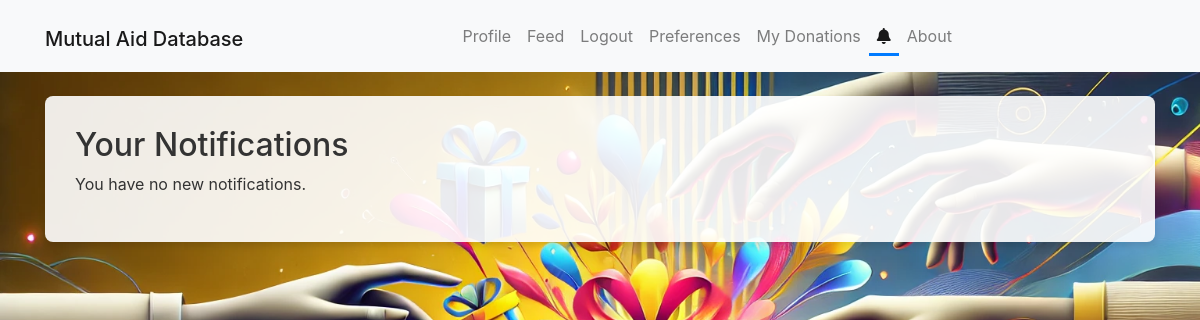
The page /notifications (signed in) on the database as committed earlier.
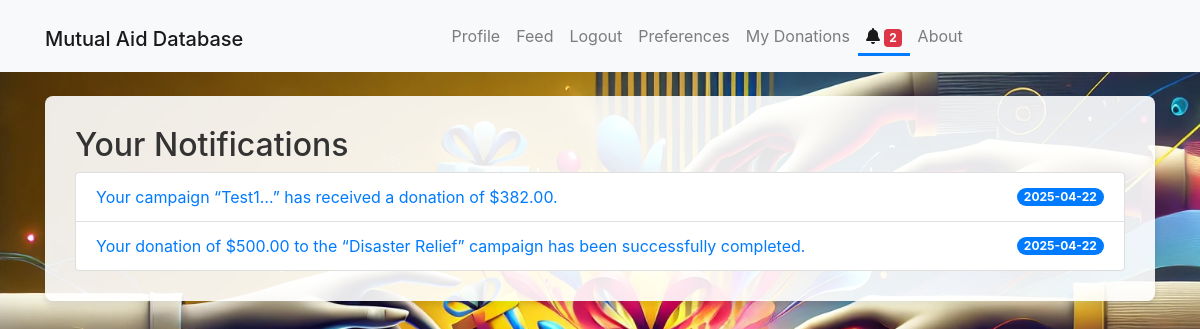
The same page on the database as committed later.
### app/models.py (models this page shows, shortened)
class Notification(db.Model):
    __tablename__ = 'notification'
    id = db.Column(db.Integer, primary_key=True)
    user_id = db.Column(db.Integer, db.ForeignKey('users.id'), nullable=False)  # The subscriber
    post_id = db.Column(db.Integer, db.ForeignKey('post.id'), nullable=False)    # The post triggering the notification
    message = db.Column(db.String(255), nullable=True)
    is_read = db.Column(db.Boolean, default=False, nullable=False)
    timestamp = db.Column(db.DateTime, default=datetime.utcnow, nullable=False)

### app/routes.py (the view)
@main.route('/notifications')
def notifications():
    if 'user_id' not in session:
        flash('Please log in to see notifications.', 'warning')
        return redirect(url_for('main.login'))
    user_id = session['user_id']
    notifications = Notification.query.filter_by(user_id=user_id, is_read=False).order_by(Notification.timestamp.desc()).all()
    return render_template('notifications.html', notifications=notifications)

### app/__init__.py (called while the page is built)
@app.context_processor
def inject_notification_count():
    from app.models import Notification  # avoid circular import issues if needed
    if 'user_id' in session:
        count = Notification.query.filter_by(user_id=session['user_id'], is_read=False).count()
    else:
        count = 0
    print(f"Notification count: {count}")
    return dict(notification_count=count)

### app/templates/notifications.html (shortened to what this page needs)
{% extends "base.html" %}
{% block content %}
<div class="form-container">
<h2>Your Notifications</h2>
{% if notifications %}
  <ul class="list-group">
    {% for notification in notifications %}
      <li class="list-group-item d-flex justify-content-between align-items-center">
        <a href="{{ url_for('main.read_notification', notif_id=notification.id) }}">
          {{ notification.message }}
        </a>
        <span class="badge badge-primary badge-pill">{{ notification.timestamp.strftime('%Y-%m-%d') }}</span>
      </li>
    {% endfor %}
  </ul>
</div>
{% else %}
  <p>You have no new notifications.</p>
{% endif %}
{% endblock %}

### app/templates/base.html (shortened to what this page needs)
<!DOCTYPE html>
<html lang="en">
<head>
  <link rel="stylesheet" href="https://stackpath.bootstrapcdn.com/bootstrap/4.5.2/css/bootstrap.min.css">
  <link rel="stylesheet" href="https://cdnjs.cloudflare.com/ajax/libs/font-awesome/6.1.1/css/all.min.css">
  <link rel="stylesheet" href="{{ url_for('static', filename='css/style.css') }}">
</head>
<body>
  <nav class="navbar navbar-expand-lg navbar-light bg-light">
    <div class="container justify-content-center">
      <h1><a class="navbar-brand " href="{{ url_for('main.welcome') }}">Mutual Aid Database</a></h1>
      <div class="collapse navbar-collapse justify-content-center" id="navbarCentered">
        <ul class="navbar-nav">
          {% if session.get('user_id') %}
            <li class="nav-item">
              <a class="nav-link {% if request.endpoint=='main.profile' %}active{% endif %}" href="{{ url_for('main.profile') }}">Profile</a>
            </li>
            <li class="nav-item">
              <a class="nav-link {% if request.endpoint=='main.feed' %}active{% endif %}" href="{{ url_for('main.feed') }}">Feed</a>
            </li>
            <li class="nav-item">
              <a class="nav-link {% if request.endpoint=='main.logout' %}active{% endif %}" href="{{ url_for('main.logout') }}">Logout</a>
            </li>
            <li class="nav-item">
              <a class="nav-link {% if request.endpoint=='main.preferences' %}active{% endif %}" href="{{ url_for('main.preferences') }}">Preferences</a>
            </li>
            <li class="nav-item">
              <a class="nav-link {% if request.endpoint=='main.donations' %}active{% endif %}" href="{{ url_for('main.my_donations') }}">My Donations</a>
            </li>
            <li class="nav-item">
              <a class="nav-link {% if request.endpoint=='main.notifications' %}active{% endif %}" href="{{ url_for('main.notifications') }}">
                <i class="fa fa-bell"></i>
                {% if notification_count > 0 %}
                  <span class="badge badge-danger">{{ notification_count }}</span>
                {% endif %}
              </a>
            </li>
          {% endif %}
          <li class="nav-item {% if request.endpoint=='main.about' %}active{% endif %}"><a class="nav-link" href="{{ url_for('main.about') }}">About</a></li>
        </ul>
      </div>
    </div>
  </nav>
  <div class="container mt-4">
    {% block content %}{% endblock %}
  </div>
</body>
</html>

### app/static/css/style.css (style rules this page uses)
.navbar { display: flex; justify-content: center; }
body { background-image: url("../uploads/Mutual\ database\ background.png"); background-size: cover; background-attachment: fixed; background-size: cover; background-color: #f5f7fa; color: #333; }
.form-container { background-color: rgba(255, 255, 255, 0.9); padding: 30px; border-radius: 8px; box-shadow: 0 4px 6px rgba(0, 0, 0, 0.1); margin-top: 20px; margin-bottom: 20px; }
.navbar-nav .nav-link.active { position: relative; }
.navbar-nav .nav-link.active::after { content: ""; position: absolute; bottom: 0; left: 0; right: 0; height: 3px; background-color: #007bff; }

Rows that differ between the two databases and show on the page:
added Notification: message "Your campaign “Test1…” has received a donation of $382.00.", timestamp "2025-04-22"
added Notification: message "Your donation of $500.00 to the “Disaster Relief” campaign has been successfully completed.", timestamp "2025-04-22"
Other text that changed with them:
{{ notification_count }}: (not shown) → "2"
text no longer shown: "You have no new notifications."
